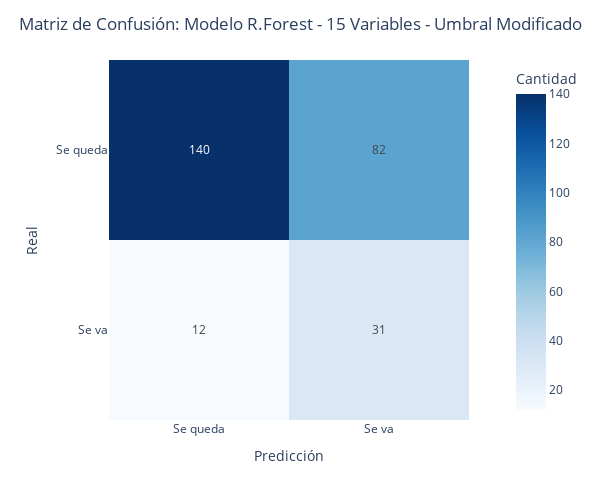

The cell this chart's notebook holds for it:
### Code cell
gr = show_confusion_matrix(y_test, pred_optimo, 'R.Forest - 15 Variables - Umbral Modificado')
gr

### Figure 1 — Plotly figure (JSON) as saved in the notebook; plotly's stock layout.template omitted (floating-point values rounded to 4 significant figures)
{"data": [{"coloraxis": "coloraxis", "hovertemplate": "Predicción: %{x}<br>Real: %{y}<br>Cantidad: %{z}<extra></extra>", "name": "0", "texttemplate": "%{z}", "type": "heatmap", "x": ["Se queda", "Se va"], "xaxis": "x", "y": ["Se queda", "Se va"], "yaxis": "y", "z": [[140, 82], [12, 31]]}], "layout": {"coloraxis": {"colorbar": {"title": {"text": "Cantidad"}}, "colorscale": [[0, "rgb(247,251,255)"], [0.125, "rgb(222,235,247)"], [0.25, "rgb(198,219,239)"], [0.375, "rgb(158,202,225)"], [0.5, "rgb(107,174,214)"], [0.625, "rgb(66,146,198)"], [0.75, "rgb(33,113,181)"], [0.875, "rgb(8,81,156)"], [1, "rgb(8,48,107)"]]}, "height": 500, "margin": {"t": 60}, "title": {"text": "Matriz de Confusión: Modelo R.Forest - 15 Variables - Umbral Modificado", "x": 0.5}, "width": 600, "xaxis": {"anchor": "y", "constrain": "domain", "domain": [0, 1], "scaleanchor": "y", "title": {"text": "Predicción"}}, "yaxis": {"anchor": "x", "autorange": "reversed", "constrain": "domain", "domain": [0, 1], "title": {"text": "Real"}}}}
